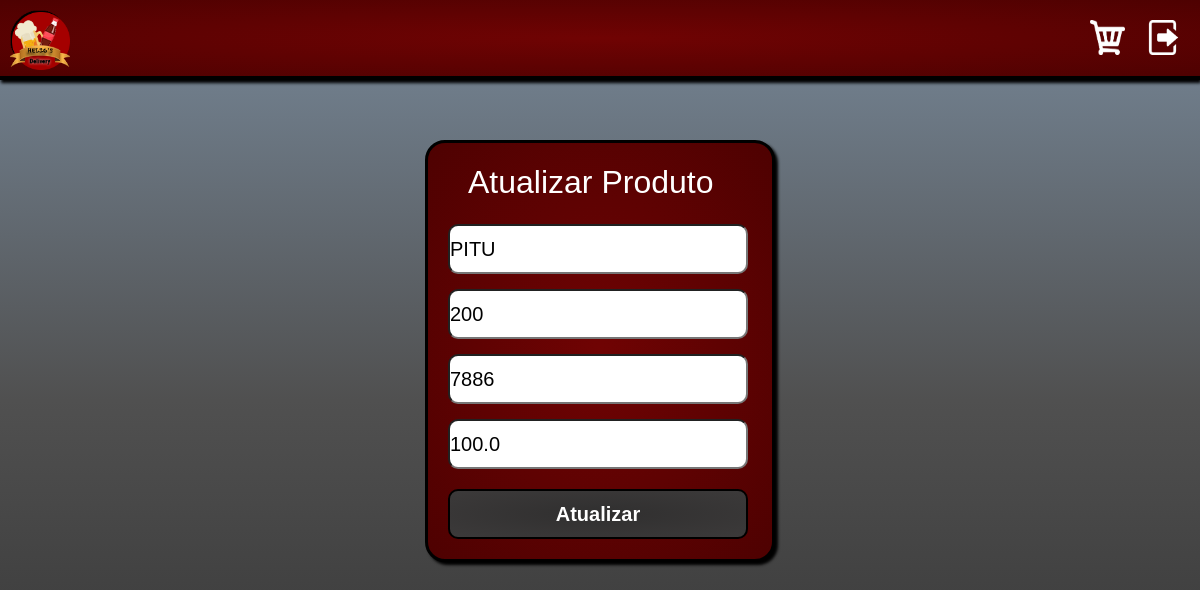
The page /atualizar/27 (signed in) on the database its author committed.
### tables this page shows
CREATE TABLE produtos(id INTEGER NOT NULL PRIMARY KEY AUTOINCREMENT, Marca TEXT, Volume TEXT, Quantidade INTEGER, Preco REAL);

### App.py (the view, shortened to what this page needs)
@app.route("/atualizar/<id_produto>", methods=["GET", "POST"])
@login_required
def atualizar(id_produto):
   if request.method == "GET":
      idproduto = id_produto
      x = MostrarLinha(id_produto)
      marca = x[1]
      volume = x[2]
      quantidade = x[3]
      preco = x[4]
      return render_template("atualizar.html", marca=marca, preco=preco, volume=volume, quantidade=quantidade, id_produto = idproduto)

### auxiliares.py (called while the page is built)
def login_required(f):
    @wraps(f)
    def decorated_function(*args, **kwargs):
        if session.get("name") is None:
            return redirect(url_for('login', next=request.url))
        return f(*args, **kwargs)
    return decorated_function

### funcoesSQL.py (called while the page is built)
def MostrarLinha(id):
    con = sqlite3.connect("deposit.db")
    cur = con.cursor()
    linha = cur.execute("SELECT * FROM produtos WHERE id = ?", (id,)).fetchone()
    return linha

### templates/atualizar.html (shortened to what this page needs)
<!DOCTYPE html>
<html lang="pt-br">
<link href="https://cdn.jsdelivr.net/npm/bootstrap@5.2.2/dist/css/bootstrap.min.css" rel="stylesheet">
<link rel="stylesheet" href="{{ url_for('static', filename='CadasAtual.css') }}">
<body>
    <div class="principal">
        <header>
            <a href="/logout"><img src="{{ url_for('static', filename='sair.png') }}" class = "sair"></a>
            <a href="/carrinho"><img src="{{ url_for('static', filename='carrinho.png') }}" class = "carrinho"></a>
            <a href="/"><img src="{{ url_for('static', filename='logo.png') }}" class = "logo"></a>
        </header>
        <section id="blog">
            <div class="blogConteiner">
                <div class="blogBox">
                    <h3>Atualizar Produto</h3>
                    <form action="/atualizar/{{ id_produto }}" method="post">
                        <input value="{{ marca }}" autofocus class="Campo"  id="Marca" name="Marca" placeholder="Marca" type="text" required><br>
                        <input value="{{ volume }}" autofocus class="Campo" id="Volume" name="Volume" placeholder="Volume (ml)" type="text" required><br>
                        <input value="{{ quantidade }}" autofocus class="Campo" id="Quantidade" name="Quantidade" placeholder="Quantidade" type="text" required><br>
                        <input value="{{ preco }}" autofocus class="Campo" id="Preco" name="Preco" placeholder="Preco" type="text" required><br>
                        <button onclick="confirmar()" class="botao" type="submit">Atualizar</button>
                    </form>
                </div>
            </div>
       </section>
    </div>
</body>
</html>

### static/CadasAtual.css (style rules this page uses)
* { margin: 0%; padding: 0%; }
.principal { position: absolute; width: 100%; height: 100%; background-color: lightslategray; background-image: linear-gradient(lightslategray, rgb(80, 80, 80), rgb(49, 49, 49)); }
.logo { position: relative; width: 60px; height: 60px; margin-left: 10px; margin-top: 10px; margin-bottom: 10px; float: left; }
.sair { position: relative; width: 35px; height: 35px; margin-right: 20px; margin-top: 20px; float: right ; }
.carrinho { position: relative; width: 35px; height: 35px; margin-right: 20px; margin-top: 20px; float: right ; }
header { position: relative; background-image: radial-gradient(rgb(112, 3, 3), rgb(78, 1, 1)); width: 100%; height: 80px; border-bottom: 4px solid black; box-shadow: 1px 3px 3px black; }
.Campo { position: relative; width: 300px; height: 50px; margin-top: 15px; margin-left: 20px ; font-size: 20px; border-radius: 10px; }
.botao { position: relative; width: 300px; height: 50px; margin-top: 20px; margin-bottom: 20px; margin-left: 20px ; border-radius: 10px; font-size: 20px; border: 2px solid black; color: white; font-weight: bold; background-image: radial-gradient(rgb(48, 47, 47), rgb(60, 58, 58)); }
h3 { font-family: Arial, Helvetica, sans-serif, cursive; margin-left: 40px; font-size: 2rem; color: white; padding-top: 20px; text-decoration: none; }
a { text-decoration: none; }
#blog { margin-top: 40px; display: flex; justify-content: center; align-items: center; flex-direction: column; padding: 0px; font-family:'Gill Sans', 'Gill Sans MT', Calibri, 'Trebuchet MS', sans-serif, 'Times New Roman', Times, serif; }
.blogBox { position: relative; width: 350px; background-color: #ffffff; border: solid black 3px; border-radius: 20px; margin: 20px; background-image: radial-gradient(rgb(112, 3, 3), rgb(78, 1, 1)); box-shadow: 3px 3px 3px black; }

### rows shown on the page
produtos: Marca "PITU", Volume "200", Quantidade "7886", Preco "100.0"
